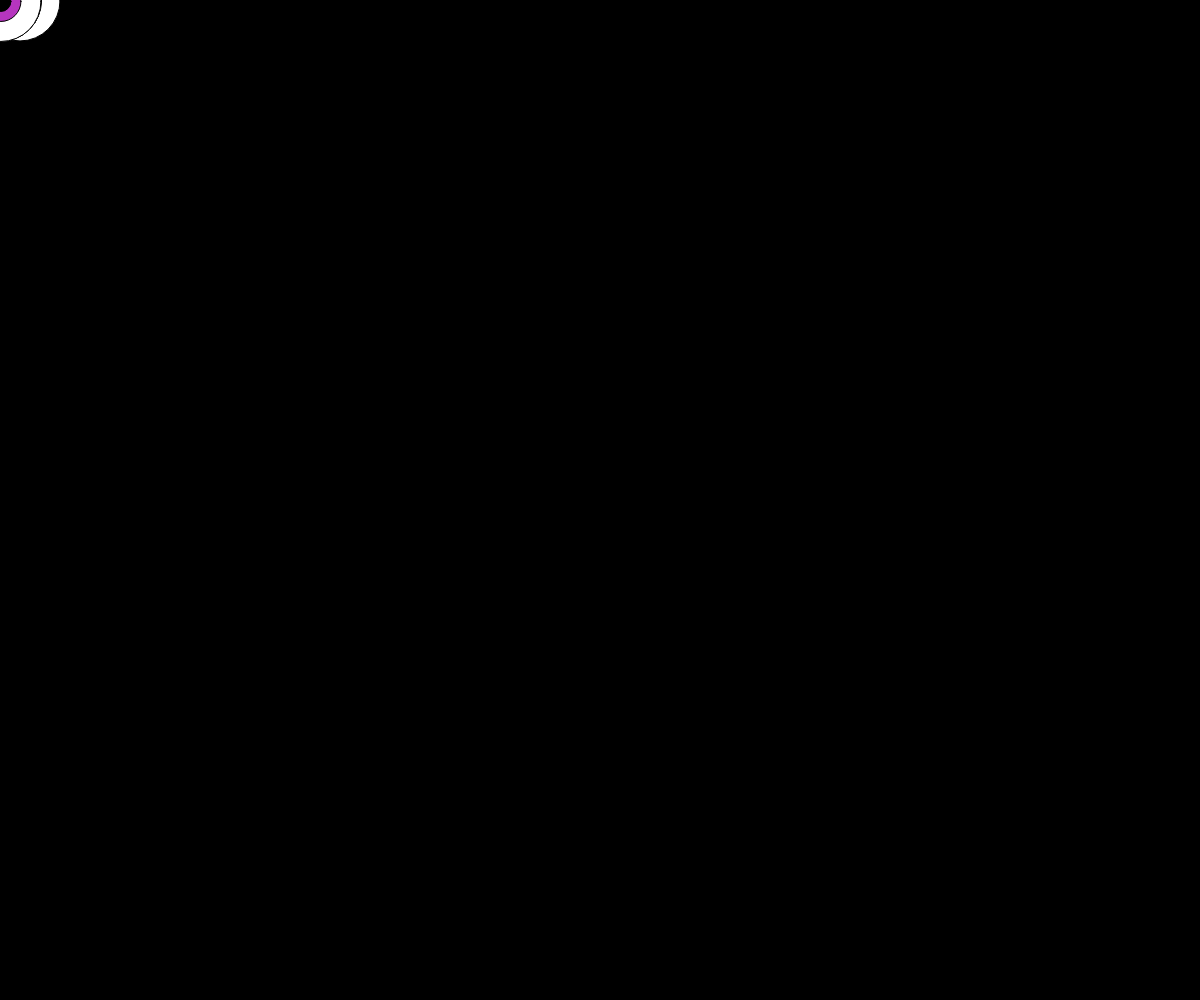
Frame 1 (no input)
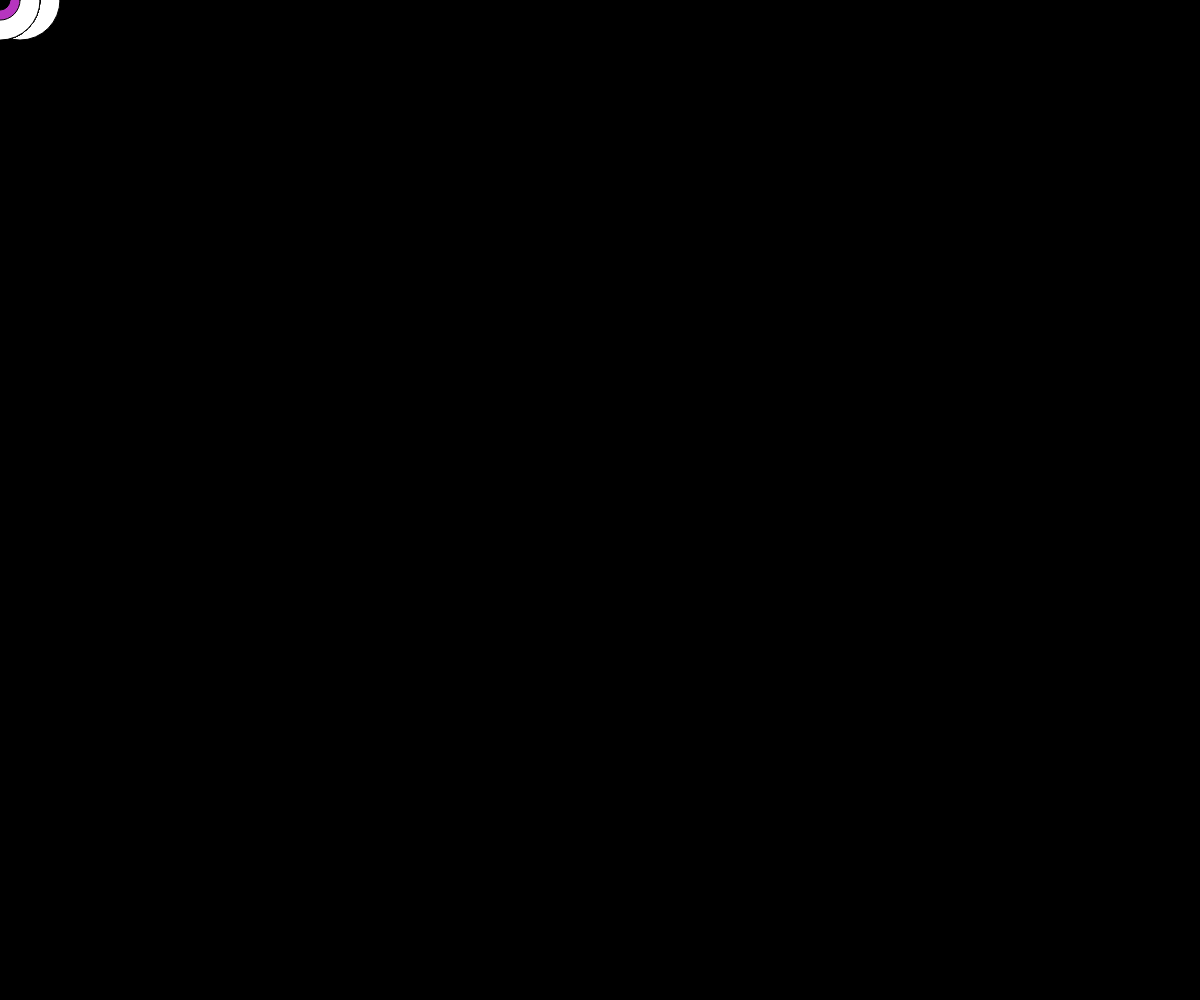
Frame 60 (no input)
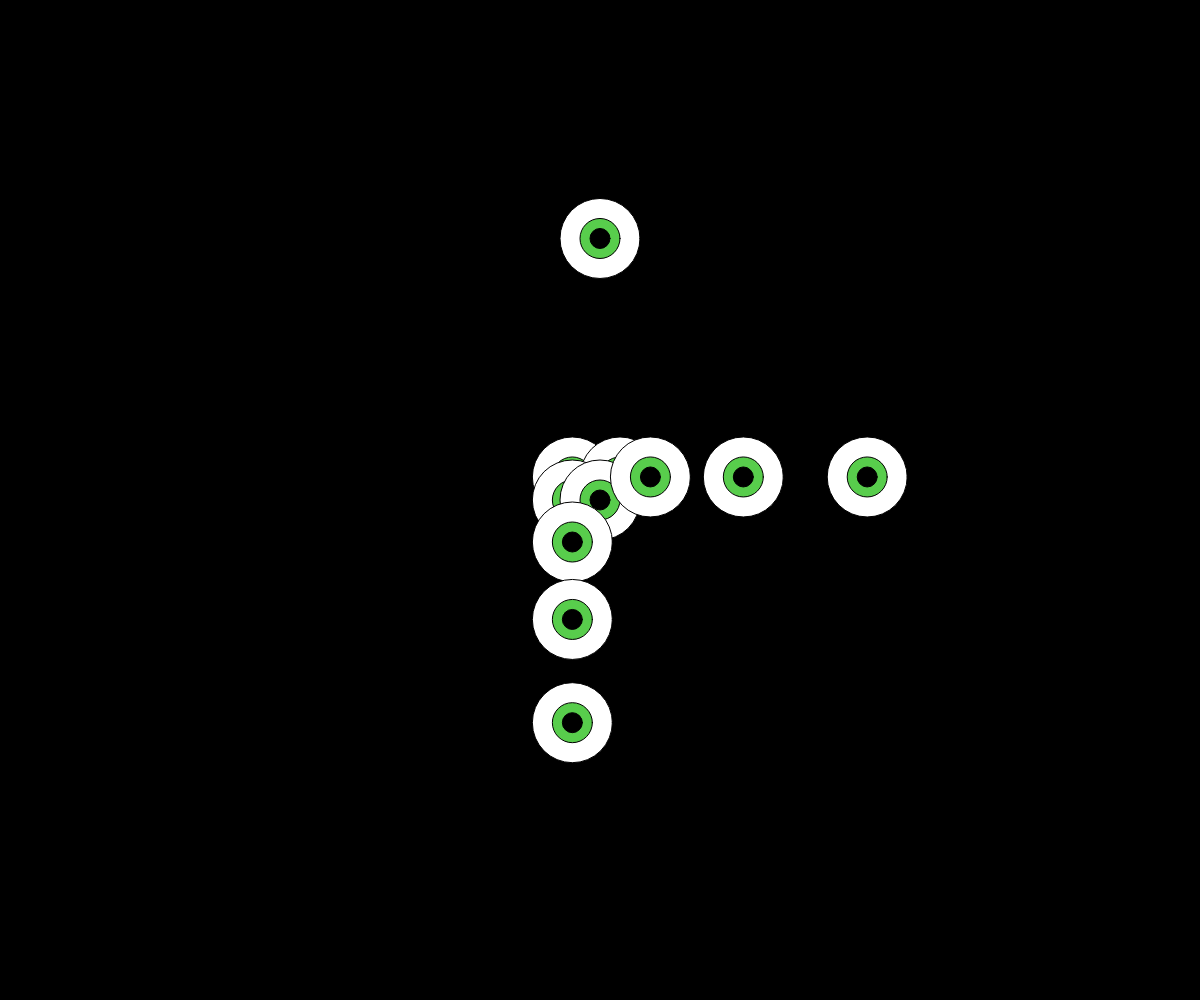
Frame 120 (the mouse pressed at the canvas centre since frame 60)

The p5.js sketch that drew these frames (run headless with seeded random() and noise() and a simulated clock; from frame 60 on, the mouse is pressed at the canvas centre):

// p5.js sketch
// ── sketch.js
let x = 1;
let y = 1;
let easing = 0.05;
let value = 0;



function setup() {
  createCanvas(windowWidth, windowHeight);
  window.alert('Move mouse around and the eyes will follow. Click the mouse to change the color of the eyes. Press any key to "be seen".')
  r = random(255);
  g = random(255);
  b = random (255);
}


function draw() {
  background(0);

    let targetX = mouseX;
    let dx = targetX - x;
    x += dx * easing;
  
    let targetY = mouseY;
    let dy = targetY - y;
    y += dy * easing;
      fill(255);
      ellipse(x, y, 80, 80);
      fill(r, g, b);
      ellipse(x, y, 40, 40);
      fill(0);
      ellipse(x, y, 20, 20);

      fill(255); 
      ellipse(mouseX+20, y, 80, 80);
      fill(r, g, b);
      ellipse(mouseX+20, y, 40, 40);
      fill(0);
      ellipse(mouseX+20, y, 20, 20);

      fill(255);
      ellipse(mouseX, y/2, 80, 80);
      fill(r, g, b);
      ellipse(mouseX, y/2, 40, 40);
      fill(0);
      ellipse(mouseX, y/2, 20, 20);

      fill(255);
      ellipse(x, mouseY, 80, 80);
      fill(r, g, b);
      ellipse(x, mouseY, 40, 40);
      fill(0);
      ellipse(x, mouseY, 20, 20);

      fill(255);
      ellipse(mouseX, mouseY, 80, 80);
      fill(r, g, b);
      ellipse(mouseX, mouseY, 40, 40);
      fill(0);
      ellipse(mouseX, mouseY, 20, 20);

      fill(255);
      ellipse(x/.77, y, 80, 80);
      fill(r, g, b);
      ellipse(x/.77, y, 40, 40);
      fill(0);
      ellipse(x/.77, y, 20, 20);

      fill(255);
      ellipse(x/.88, y, 80, 80);
      fill(r, g, b);
      ellipse(x/.88, y, 40, 40);
      fill(0);
      ellipse(x/.88, y, 20, 20);

      fill(255);
      ellipse(x/.66, y, 80, 80);
      fill(r, g, b);
      ellipse(x/.66, y, 40, 40);
      fill(0);
      ellipse(x/.66, y, 20, 20);

      fill(255);
      ellipse(x, y/.88, 80, 80);
      fill(r, g, b);
      ellipse(x, y/.88, 40, 40);
      fill(0);
      ellipse(x, y/.88, 20, 20);

      fill(255);
      ellipse(x, y/.77, 80, 80);
      fill(r, g, b);
      ellipse(x, y/.77, 40, 40);
      fill(0);
      ellipse(x, y/.77, 20, 20);

      fill(255);
      ellipse(x, y/.66, 80, 80);
      fill(r, g, b);
      ellipse(x, y/.66, 40, 40);
      fill(0);
      ellipse(x, y/.66, 20, 20);

    if (keyIsPressed == true){
      y = 100;
      for (let x = 30; x <= 1500; x += 80) {
      for (let y = 30;  y <= 1500; y += 80) {
        fill(255);
        ellipse(x, y, 80, 80);
        fill(175, 49, 200);
        ellipse(x, y, 40, 40);
        fill(0);
        ellipse(x, y, 20, 20);
    }
  }
    }

}

function mousePressed(){
  r = random(255);
  g = random(255);
  b = random(255);
}
